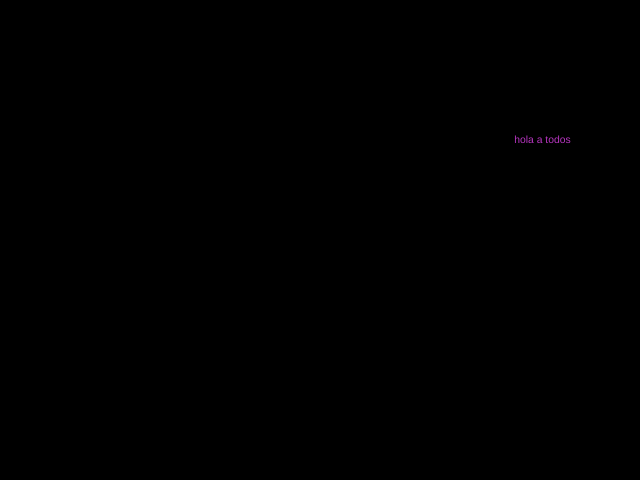
Frame 1 (no input)
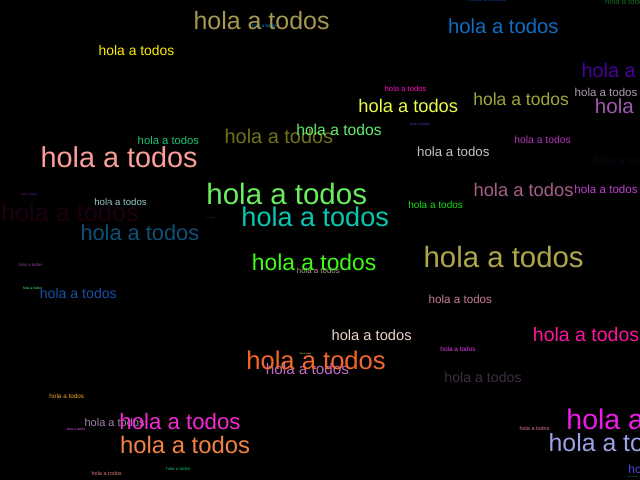
Frame 60 (no input)
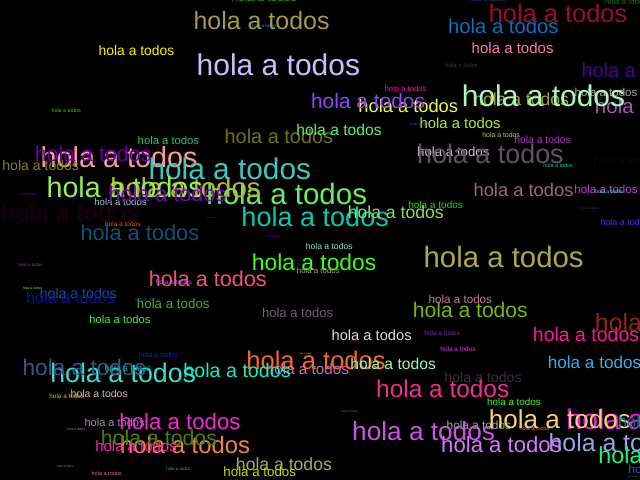
Frame 120 (the mouse pressed at the canvas centre since frame 60)

The p5.js sketch that drew these frames (run headless with seeded random() and noise() and a simulated clock; from frame 60 on, the mouse is pressed at the canvas centre):

// p5.js sketch
// ── sketch.js
function setup() {
  var canvas=createCanvas(640, 480);
  //canvas.parent('lienzo');
  background(0);
}

function draw() {
  fill(random(255),random(255),random(255));
  textSize(random(30));
  text("hola a todos",random(640),random(480));
}
function mouseClicked(){
  background(0);
}
